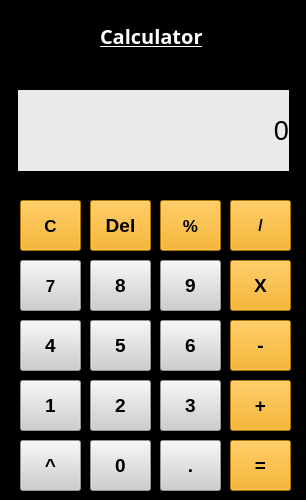
<?xml version="1.0" encoding="UTF-8"?>
<ui version="4.0">
 <class>Form</class>
 <widget class="QWidget" name="Form">
  <property name="geometry">
   <rect>
    <x>0</x>
    <y>0</y>
    <width>306</width>
    <height>500</height>
   </rect>
  </property>
  <property name="sizePolicy">
   <sizepolicy hsizetype="Preferred" vsizetype="Preferred">
    <horstretch>10</horstretch>
    <verstretch>10</verstretch>
   </sizepolicy>
  </property>
  <property name="windowTitle">
   <string>Form</string>
  </property>
  <property name="styleSheet">
   <string notr="true">background-color: rgb(0, 0, 0);</string>
  </property>
  <widget class="QPushButton" name="percentbtn">
   <property name="geometry">
    <rect>
     <x>20</x>
     <y>200</y>
     <width>61</width>
     <height>51</height>
    </rect>
   </property>
   <property name="font">
    <font>
     <pointsize>13</pointsize>
     <bold>true</bold>
    </font>
   </property>
   <property name="styleSheet">
    <string notr="true">background-color: rgb(244, 163, 0);</string>
   </property>
   <property name="text">
    <string>C</string>
   </property>
  </widget>
  <widget class="QPushButton" name="num7btn">
   <property name="geometry">
    <rect>
     <x>20</x>
     <y>260</y>
     <width>61</width>
     <height>51</height>
    </rect>
   </property>
   <property name="font">
    <font>
     <pointsize>13</pointsize>
     <bold>true</bold>
    </font>
   </property>
   <property name="styleSheet">
    <string notr="true">background-color: rgb(206, 206, 206);</string>
   </property>
   <property name="text">
    <string>7</string>
   </property>
  </widget>
  <widget class="QPushButton" name="pubtn">
   <property name="geometry">
    <rect>
     <x>20</x>
     <y>440</y>
     <width>61</width>
     <height>51</height>
    </rect>
   </property>
   <property name="font">
    <font>
     <pointsize>14</pointsize>
     <bold>true</bold>
    </font>
   </property>
   <property name="styleSheet">
    <string notr="true">background-color: rgb(206, 206, 206);</string>
   </property>
   <property name="text">
    <string>^</string>
   </property>
  </widget>
  <widget class="QPushButton" name="num1btn">
   <property name="geometry">
    <rect>
     <x>20</x>
     <y>380</y>
     <width>61</width>
     <height>51</height>
    </rect>
   </property>
   <property name="font">
    <font>
     <pointsize>14</pointsize>
     <bold>true</bold>
    </font>
   </property>
   <property name="styleSheet">
    <string notr="true">background-color: rgb(206, 206, 206);</string>
   </property>
   <property name="text">
    <string>1</string>
   </property>
  </widget>
  <widget class="QPushButton" name="clearbtn">
   <property name="geometry">
    <rect>
     <x>90</x>
     <y>200</y>
     <width>61</width>
     <height>51</height>
    </rect>
   </property>
   <property name="font">
    <font>
     <pointsize>14</pointsize>
     <bold>true</bold>
    </font>
   </property>
   <property name="styleSheet">
    <string notr="true">background-color: rgb(244, 163, 0);</string>
   </property>
   <property name="text">
    <string>Del</string>
   </property>
  </widget>
  <widget class="QPushButton" name="num8btn">
   <property name="geometry">
    <rect>
     <x>90</x>
     <y>260</y>
     <width>61</width>
     <height>51</height>
    </rect>
   </property>
   <property name="font">
    <font>
     <pointsize>14</pointsize>
     <bold>true</bold>
    </font>
   </property>
   <property name="styleSheet">
    <string notr="true">background-color: rgb(206, 206, 206);</string>
   </property>
   <property name="text">
    <string>8</string>
   </property>
  </widget>
  <widget class="QPushButton" name="num5btn">
   <property name="geometry">
    <rect>
     <x>90</x>
     <y>320</y>
     <width>61</width>
     <height>51</height>
    </rect>
   </property>
   <property name="font">
    <font>
     <pointsize>14</pointsize>
     <bold>true</bold>
    </font>
   </property>
   <property name="styleSheet">
    <string notr="true">background-color: rgb(206, 206, 206);</string>
   </property>
   <property name="text">
    <string>5</string>
   </property>
  </widget>
  <widget class="QPushButton" name="num2btn">
   <property name="geometry">
    <rect>
     <x>90</x>
     <y>380</y>
     <width>61</width>
     <height>51</height>
    </rect>
   </property>
   <property name="font">
    <font>
     <pointsize>14</pointsize>
     <bold>true</bold>
    </font>
   </property>
   <property name="styleSheet">
    <string notr="true">background-color: rgb(206, 206, 206);</string>
   </property>
   <property name="text">
    <string>2</string>
   </property>
  </widget>
  <widget class="QPushButton" name="zerobtn">
   <property name="geometry">
    <rect>
     <x>90</x>
     <y>440</y>
     <width>61</width>
     <height>51</height>
    </rect>
   </property>
   <property name="font">
    <font>
     <pointsize>14</pointsize>
     <bold>true</bold>
    </font>
   </property>
   <property name="styleSheet">
    <string notr="true">background-color: rgb(206, 206, 206);</string>
   </property>
   <property name="text">
    <string>0</string>
   </property>
  </widget>
  <widget class="QPushButton" name="dotbtn">
   <property name="geometry">
    <rect>
     <x>160</x>
     <y>440</y>
     <width>61</width>
     <height>51</height>
    </rect>
   </property>
   <property name="font">
    <font>
     <pointsize>14</pointsize>
     <bold>true</bold>
    </font>
   </property>
   <property name="styleSheet">
    <string notr="true">background-color: rgb(206, 206, 206);</string>
   </property>
   <property name="text">
    <string>.</string>
   </property>
  </widget>
  <widget class="QPushButton" name="num3btn">
   <property name="geometry">
    <rect>
     <x>160</x>
     <y>380</y>
     <width>61</width>
     <height>51</height>
    </rect>
   </property>
   <property name="font">
    <font>
     <pointsize>14</pointsize>
     <bold>true</bold>
    </font>
   </property>
   <property name="styleSheet">
    <string notr="true">background-color: rgb(206, 206, 206);</string>
   </property>
   <property name="text">
    <string>3</string>
   </property>
  </widget>
  <widget class="QPushButton" name="num6btn">
   <property name="geometry">
    <rect>
     <x>160</x>
     <y>320</y>
     <width>61</width>
     <height>51</height>
    </rect>
   </property>
   <property name="font">
    <font>
     <pointsize>14</pointsize>
     <bold>true</bold>
    </font>
   </property>
   <property name="styleSheet">
    <string notr="true">background-color: rgb(206, 206, 206);</string>
   </property>
   <property name="text">
    <string>6</string>
   </property>
  </widget>
  <widget class="QPushButton" name="num9btn">
   <property name="geometry">
    <rect>
     <x>160</x>
     <y>260</y>
     <width>61</width>
     <height>51</height>
    </rect>
   </property>
   <property name="font">
    <font>
     <pointsize>14</pointsize>
     <bold>true</bold>
    </font>
   </property>
   <property name="styleSheet">
    <string notr="true">background-color: rgb(206, 206, 206);</string>
   </property>
   <property name="text">
    <string>9</string>
   </property>
  </widget>
  <widget class="QPushButton" name="angularbtn">
   <property name="geometry">
    <rect>
     <x>160</x>
     <y>200</y>
     <width>61</width>
     <height>51</height>
    </rect>
   </property>
   <property name="font">
    <font>
     <pointsize>13</pointsize>
     <bold>true</bold>
    </font>
   </property>
   <property name="styleSheet">
    <string notr="true">background-color: rgb(244, 163, 0);</string>
   </property>
   <property name="text">
    <string>%</string>
   </property>
  </widget>
  <widget class="QPushButton" name="dividebtn">
   <property name="geometry">
    <rect>
     <x>230</x>
     <y>200</y>
     <width>61</width>
     <height>51</height>
    </rect>
   </property>
   <property name="font">
    <font>
     <pointsize>12</pointsize>
     <bold>true</bold>
    </font>
   </property>
   <property name="styleSheet">
    <string notr="true">background-color: rgb(244, 163, 0);</string>
   </property>
   <property name="text">
    <string>/</string>
   </property>
  </widget>
  <widget class="QPushButton" name="mulbtn">
   <property name="geometry">
    <rect>
     <x>230</x>
     <y>260</y>
     <width>61</width>
     <height>51</height>
    </rect>
   </property>
   <property name="font">
    <font>
     <pointsize>14</pointsize>
     <bold>true</bold>
    </font>
   </property>
   <property name="styleSheet">
    <string notr="true">background-color: rgb(244, 163, 0);</string>
   </property>
   <property name="text">
    <string>X</string>
   </property>
  </widget>
  <widget class="QPushButton" name="subbtn">
   <property name="geometry">
    <rect>
     <x>230</x>
     <y>320</y>
     <width>61</width>
     <height>51</height>
    </rect>
   </property>
   <property name="font">
    <font>
     <pointsize>14</pointsize>
     <bold>true</bold>
    </font>
   </property>
   <property name="styleSheet">
    <string notr="true">background-color: rgb(244, 163, 0);</string>
   </property>
   <property name="text">
    <string>-</string>
   </property>
  </widget>
  <widget class="QPushButton" name="addbtn">
   <property name="geometry">
    <rect>
     <x>230</x>
     <y>380</y>
     <width>61</width>
     <height>51</height>
    </rect>
   </property>
   <property name="font">
    <font>
     <pointsize>14</pointsize>
     <bold>true</bold>
    </font>
   </property>
   <property name="styleSheet">
    <string notr="true">background-color: rgb(244, 163, 0);</string>
   </property>
   <property name="text">
    <string>+</string>
   </property>
  </widget>
  <widget class="QPushButton" name="equalbtn">
   <property name="geometry">
    <rect>
     <x>230</x>
     <y>440</y>
     <width>61</width>
     <height>51</height>
    </rect>
   </property>
   <property name="font">
    <font>
     <pointsize>14</pointsize>
     <bold>true</bold>
    </font>
   </property>
   <property name="styleSheet">
    <string notr="true">background-color: rgb(244, 163, 0);</string>
   </property>
   <property name="text">
    <string>=</string>
   </property>
  </widget>
  <widget class="QPushButton" name="num4btn">
   <property name="geometry">
    <rect>
     <x>20</x>
     <y>320</y>
     <width>61</width>
     <height>51</height>
    </rect>
   </property>
   <property name="font">
    <font>
     <pointsize>14</pointsize>
     <bold>true</bold>
    </font>
   </property>
   <property name="styleSheet">
    <string notr="true">background-color: rgb(206, 206, 206);</string>
   </property>
   <property name="text">
    <string>4</string>
   </property>
  </widget>
  <widget class="QLabel" name="outputbox">
   <property name="geometry">
    <rect>
     <x>18</x>
     <y>90</y>
     <width>271</width>
     <height>81</height>
    </rect>
   </property>
   <property name="font">
    <font>
     <pointsize>20</pointsize>
     <bold>false</bold>
    </font>
   </property>
   <property name="styleSheet">
    <string notr="true">background-color: rgb(234, 234, 234);</string>
   </property>
   <property name="text">
    <string>0</string>
   </property>
   <property name="alignment">
    <set>Qt::AlignRight|Qt::AlignTrailing|Qt::AlignVCenter</set>
   </property>
   <property name="margin">
    <number>15</number>
   </property>
  </widget>
  <widget class="QLabel" name="label_2">
   <property name="geometry">
    <rect>
     <x>100</x>
     <y>20</y>
     <width>111</width>
     <height>31</height>
    </rect>
   </property>
   <property name="font">
    <font>
     <family>Segoe Print</family>
     <pointsize>15</pointsize>
     <bold>true</bold>
     <underline>true</underline>
    </font>
   </property>
   <property name="styleSheet">
    <string notr="true">color: rgb(255, 255, 255);</string>
   </property>
   <property name="text">
    <string>Calculator</string>
   </property>
  </widget>
 </widget>
 <resources/>
 <connections/>
</ui>
